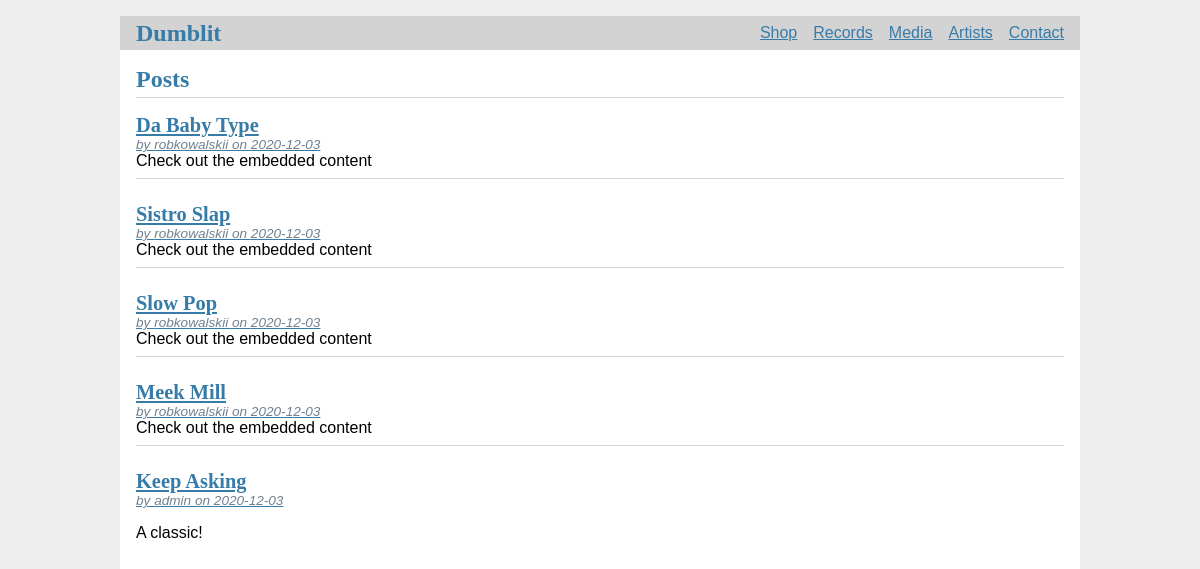
The page / on the database its author committed.
### tables this page shows
CREATE TABLE Post (
  id INTEGER PRIMARY KEY AUTOINCREMENT,
  author_id INTEGER NOT NULL,
  created TIMESTAMP NOT NULL DEFAULT CURRENT_TIMESTAMP,
  title TEXT NOT NULL,
  body TEXT NOT NULL,
  file TEXT NOT NULL,
  FOREIGN KEY (author_id) REFERENCES user (id)
);

CREATE TABLE user (
  id INTEGER PRIMARY KEY AUTOINCREMENT,
  username TEXT UNIQUE NOT NULL,
  password TEXT NOT NULL
);

### flaskr/blog.py (the view)
@bp.route("/")
def index():
    db = get_db()
    posts = db.execute(
        "SELECT p.id, title, body, created, author_id, username"
        " FROM post p JOIN user u ON p.author_id = u.id"
        " ORDER BY created DESC"
    ).fetchall()
    return render_template("blog/index.html", posts=posts)

### flaskr/auth.py (called while the page is built)
@bp.before_app_request
def load_logged_in_user():
    user_id = session.get("user_id")
    if user_id is None:
        g.user = None
    else:
        g.user = (
            get_db().execute("SELECT * FROM user WHERE id = ?", (user_id,)).fetchone()
        )

### flaskr/db.py (called while the page is built)
def get_db():
    if "db" not in g:
        g.db = sqlite3.connect(
            current_app.config["DATABASE"], detect_types=sqlite3.PARSE_DECLTYPES
        )
        g.db.row_factory = sqlite3.Row
    return g.db

### flaskr/templates/blog/index.html (shortened to what this page needs)
{% extends 'base.html' %}
{% block header %}
  <h1>{% block title %}Posts{% endblock %}</h1>
{% endblock %}
{% block content %}
  {% for post in posts %}
    <article class="post">
      <header>
        <div>
          <a href="{{url_for('blog.post', id=post['id'])}}">
            <h1>{{ post['title'] }}</h1>
            <div class="about">by {{ post['username'] }} on {{ post['created'].strftime('%Y-%m-%d') }}</div>
          </a>
        </div>
      </header>
      {% if ("<iframe" in post['body']) %}
        Check out the embedded content
      {% else %}
        <p class="body">{{ post['body'] }}</p>
      {% endif %}
    </article>
    {% if not loop.last %}
      <hr>
    {% endif %}
  {% endfor %}
{% endblock %}

### flaskr/static/style.css (style rules this page uses)
h1, h2, h3, h4, h5, h6 { font-family: serif; color: #377ba8; margin: 1rem 0; }
a { color: #377ba8; }
hr { border: none; border-top: 1px solid lightgray; }
.content > header h1 { flex: auto; margin: 1rem 0 0.25rem 0; }
.post > header { display: flex; align-items: flex-end; font-size: 0.85em; }
.post > header > div:first-of-type { flex: auto; }
.post > header h1 { font-size: 1.5em; margin-bottom: 0; }
.post .about { color: slategray; font-style: italic; }
.post .body { white-space: pre-line; }

### rows shown on the page
Post: title "Da Baby Type", username "robkowalskii", created "2020-12-03", shows "Check out the embedded content"
Post: title "Sistro Slap", username "robkowalskii", created "2020-12-03", shows "Check out the embedded content"
Post: title "Slow Pop", username "robkowalskii", created "2020-12-03", shows "Check out the embedded content"
Post: title "Meek Mill", username "robkowalskii", created "2020-12-03", shows "Check out the embedded content"
Post: title "Keep Asking", username "admin", created "2020-12-03", body "A classic!"
